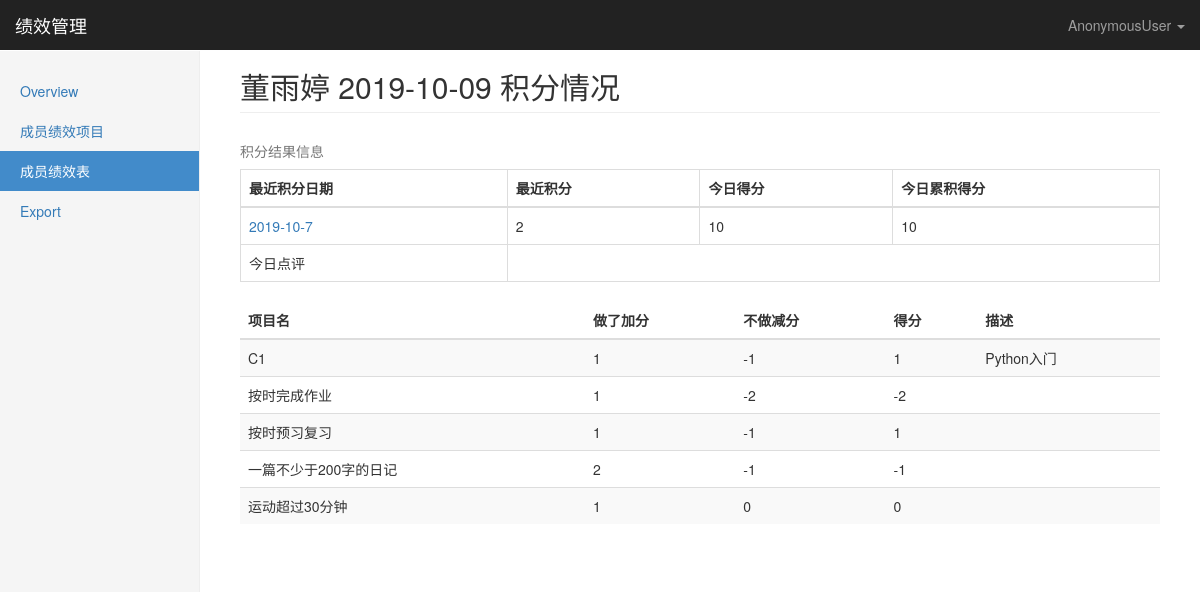
/family/perfrecords/2019-10-9/3/, run on an earlier commit of the app's database.
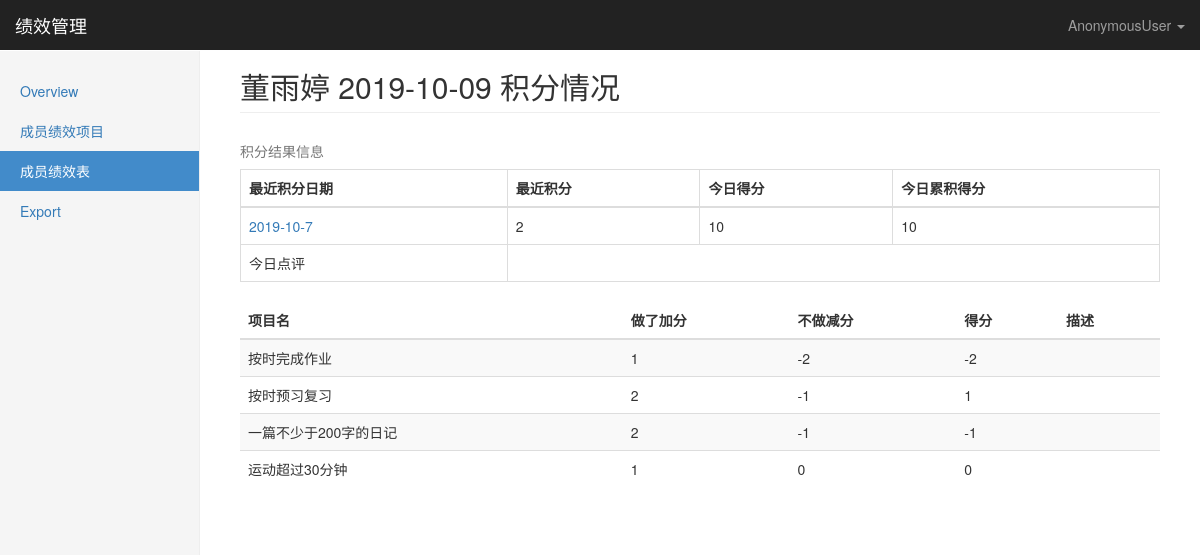
And on a later commit of the database.
### fpm/models.py (models this page shows, shortened)
class Common(models.Model):
    create_time = models.DateTimeField(verbose_name='创建时间',auto_now_add=True)
    mod_time = models.DateTimeField(verbose_name='修改时间', auto_now=True)
    class Meta:
        abstract = True

class MemberInfo(Common):
    sex_choices =(
        (0,'男'),
        (1,'女'),
    )
    name = models.CharField('姓名',max_length=64)
    sex = models.SmallIntegerField('性别', choices=sex_choices, default=1)
    age = models.DecimalField('年龄',max_digits=3,decimal_places=0,default=0)
    family = models.ForeignKey(Family,on_delete=models.CASCADE)
    class Meta:
        verbose_name = '成员表'
        verbose_name_plural = verbose_name
        unique_together =['name','family']

class Result(Common):
    day = models.DateField(verbose_name='日期')
    member = models.ForeignKey(MemberInfo,on_delete=models.CASCADE,verbose_name='成员')
    score = models.SmallIntegerField(verbose_name='总分')
    score_sum = models.SmallIntegerField(verbose_name='累计分数')
    description = models.CharField(verbose_name='总评', max_length=256,default='', blank=True)
    class Meta:
        verbose_name = '成绩表'
        verbose_name_plural = verbose_name

class PerfRecord(Common):
    day = models.DateField(verbose_name='日期')
    member = models.ForeignKey(MemberInfo,on_delete=models.CASCADE,verbose_name='成员')
    item = models.ForeignKey(PerfItem, on_delete=models.CASCADE, verbose_name='绩效项')
    score = models.SmallIntegerField(verbose_name='计分')
    description = models.CharField(verbose_name='描述', max_length=256, default='', blank=True)
    class Meta:
        verbose_name = '绩效记录表'
        verbose_name_plural = verbose_name

class PerfItem(Common):
    name = models.CharField('项目名', max_length=256)
    score_up = models.PositiveSmallIntegerField('加分', default=0)
    score_down = models.SmallIntegerField('减分', default=0)
    active = models.BooleanField('状态', default=True)
    member = models.ForeignKey(MemberInfo, verbose_name='成员', on_delete=models.CASCADE)
    class Meta:
        verbose_name = '成员项目表'
        verbose_name_plural = verbose_name

### fpm/views.py (the view, shortened to what this page needs)
# urls.py: path('perfrecords/<int:year>-<int:month>-<int:day>/<int:pk>/', views.PerfRecordView.as_view(),name='member_perfrecords'),
class PerfRecordView(View):
    def get_sum_result_obj(self,day,member):
        sum_result_obj = {}
        existing_results = models.Result.objects.order_by('-day')
        if not existing_results:
            sum_result_obj['pre_sum'] = 0
            sum_result_obj['sum'] = 0
            sum_result_obj['pre_day'] = None
            sum_result_obj['cur_day'] = None
        else:
            day_result = existing_results.filter(day=day, member=member)
            if day_result:
                sum_result_obj['cur_day'] = day_result[0]
                sum_result_obj['sum'] = 0
            else:
                sum_result_obj['cur_day'] = None
                sum_result_obj['sum'] = 0
            pre_results = existing_results.filter(day__lt=day, member=member).order_by('-day')
            if pre_results:
                sum_result_obj['pre_day'] = pre_results[0]
                sum_result_obj['pre_sum'] = pre_results[0].score_sum
            else:
                sum_result_obj['pre_day'] = None
                sum_result_obj['pre_sum'] = 0
        return sum_result_obj
    def get(self,request, *args, **kwargs):
        today = datetime.datetime.now().date()
        day = datetime.date(kwargs['year'],kwargs['month'],kwargs['day'])
        member = models.MemberInfo.objects.get(pk=kwargs['pk'])
        records = models.PerfRecord.objects.filter(day=day,member=member)
        sum_result_obj = utilities.dict_to_object(self.get_sum_result_obj(day,member))
        if not records and today == day:
            items = models.PerfItem.objects.filter(member=member,active=True)
            return render(request, 'fpm/member_perfrecords_input.html',
                          {'member': member,
                           'day': day,
                           'items':items,
                           'sum_result_obj':sum_result_obj})
        elif records:
           return render(request, 'fpm/member_perfrecords.html',
                         {'member': member,
                          'day': day,
                          'records':records,
                          'sum_result_obj':sum_result_obj})
        else:
            return render(request, 'fpm/member_perfrecords.html',
                          {'member': member,
                           'day': day,
                           'sum_result_obj':sum_result_obj})
        return render(request, 'fpm/member_perfrecords.html',
                      {'member':member,
                       'day':day,
                       'sum_result_obj':sum_result_obj})

### fpm/utilities.py (called while the page is built)
def dict_to_object(dictObj):
    if not isinstance(dictObj, dict):
        return dictObj
    inst = Dict()
    for k, v in dictObj.items():
        inst[k] = dict_to_object(v)
    return inst

### templates/fpm/member_perfrecords.html
{% extends 'fpm/member_perfrecordindex.html' %}
{% block right-content-container %}
     <h2 class="page-header">{{ member.name }} {{day|date:"Y-m-d"}} 积分情况</h2>
      <table class="table table-bordered">
        <caption>积分结果信息</caption>
        <thead>
            <tr>
                <th>最近积分日期</th>
                <th>最近积分</th>
                <th>今日得分</th>
                <th>今日累积得分</th>
            </tr>
        </thead>
        <tbody>
            <tr>
                <td>
                    {% if sum_result_obj.pre_day %}
                    <a href="{% url 'fpm:member_perfrecords' sum_result_obj.pre_day.day.year sum_result_obj.pre_day.day.month sum_result_obj.pre_day.day.day  member.id %}">
                    {{sum_result_obj.pre_day.day |date:"Y-m-j"}}
                    </a>
                    {% else %} 没有上条记录 {% endif %}
                </td>
                <td>{{sum_result_obj.pre_sum}}</td>
                <td>{% if sum_result_obj.cur_day %}{{sum_result_obj.cur_day.score }}{% else %} 0 {% endif %} </td>
                <td>{% if sum_result_obj.cur_day %}{{sum_result_obj.cur_day.score_sum }}{% else %} 0 {% endif %} </td>
            </tr>
            <tr>
                <td>今日点评</td>
                <td colspan="3">{% if sum_result_obj.cur_day %}{{sum_result_obj.cur_day.description }} {% endif %} </td>
            </tr>
        </tbody>
    </table>
      <table class="table table-striped ">
            <thead>
                <tr>
                    <th>项目名</th>
                    <th>做了加分</th>
                    <th>不做减分</th>
                    <th>得分</th>
                    <th>描述</th>
                </tr>
            </thead>
            <tbody>
              {% for record in records %}
                <tr>
                    <td>{{record.item.name}}</td>
                     <td>{{record.item.score_up }}</td>
                     <td>{{record.item.score_down }}</td>
                     <td>{{record.score}}</td>
                     <td>{{record.description}}</td>
                </tr>
              {% empty %}
                <tr>
                    <td colspan="4">这天你没有绩效积分哦！</td>
                </tr>
              {% endfor %}
            </tbody>
     </table>
{% endblock %}

### templates/fpm/member_perfrecordindex.html (shortened to what this page needs)
{% extends 'fpm/dashboard.html' %}
{% block nav %}
        <li ><a href="{% url 'fpm:family_index' %}">Overview</a></li>
        <li><a href="{% url 'fpm:perfitems_index' %}">成员绩效项目</a></li>
        <li  class="active"><a href="{% url 'fpm:perfrecords_index' %}">成员绩效表<span class="sr-only">(current)</span></a></li>
        <li><a href="#">Export</a></li>
{% endblock %}

### templates/fpm/dashboard.html
{% extends 'index.html' %}
{% block pro_name %}{{ request.user.userprofile.family.name }}绩效管理{% endblock %}

### templates/index.html (shortened to what this page needs)
{% extends 'base.html' %}
{% block body %}
<nav class="navbar navbar-inverse navbar-fixed-top">
  <div class="container-fluid">
    <div class="navbar-header">
      <a class="navbar-brand" href="#">{% block pro_name %}Project name{% endblock %}</a>
    </div>
    <div id="navbar" class="navbar-collapse collapse">
      <ul class="nav navbar-nav navbar-right">
        <li class="dropdown ">
                        <a href="#" class="dropdown-toggle" data-toggle="dropdown" role="button">{{ request.user }} <span class="caret"></span></a>
                    </li>
      </ul>
    </div>
  </div>
</nav>
<div class="container-fluid">
  <div class="row">
    <div class="col-sm-3 col-md-2 sidebar">
      <ul class="nav nav-sidebar">
       {% block nav %}{% endblock %}
      </ul>
    </div>
    <div class="col-sm-9 col-sm-offset-3 col-md-10 col-md-offset-2 main">
       {% block right-content-container %}{% endblock %}
    </div>
  </div>
</div>
{% endblock %}

### templates/base.html (shortened to what this page needs)
{% load staticfiles %}
<!DOCTYPE html>
<html lang="zh-CN"><head><meta http-equiv="Content-Type" content="text/html; charset=UTF-8">
    <link href="{% static 'css/bootstrap.min.css' %}" rel="stylesheet">
    <link href="{% static 'css/ie10-viewport-bug-workaround.css' %}" rel="stylesheet">
    <link href="{% static 'css/dashboard.css' %}" rel="stylesheet">
  </head>
  <body>
    {% block body %}
    {% endblock %}
</body></html>

### statics/css/dashboard.css (style rules this page uses)
body { padding-top: 50px; }
.navbar-fixed-top { border: 0; }
.sidebar { display: none; }
@media (min-width: 768px) { .sidebar { position: fixed; top: 51px; bottom: 0; left: 0; z-index: 1000; display: block; padding: 20px; overflow-x: hidden; overflow-y: auto; background-color: #f5f5f5; border-right: 1px solid #eee; } }
.nav-sidebar { margin-right: -21px; margin-bottom: 20px; margin-left: -20px; }
.nav-sidebar > li > a { padding-right: 20px; padding-left: 20px; }
.nav-sidebar > .active > a, .nav-sidebar > .active > a:hover, .nav-sidebar > .active > a:focus { color: #fff; background-color: #428bca; }
.main { padding: 20px; }
@media (min-width: 768px) { .main { padding-right: 40px; padding-left: 40px; } }
.main .page-header { margin-top: 0; }

What changed in the data, as far as the page shows it:
removed PerfRecord: item.name "C1", item.score_up "1", item.score_down "-1", score "1", description "Python入门"
changed through a linked row, PerfRecord "按时预习复习": item.score_up "1" → "2"
